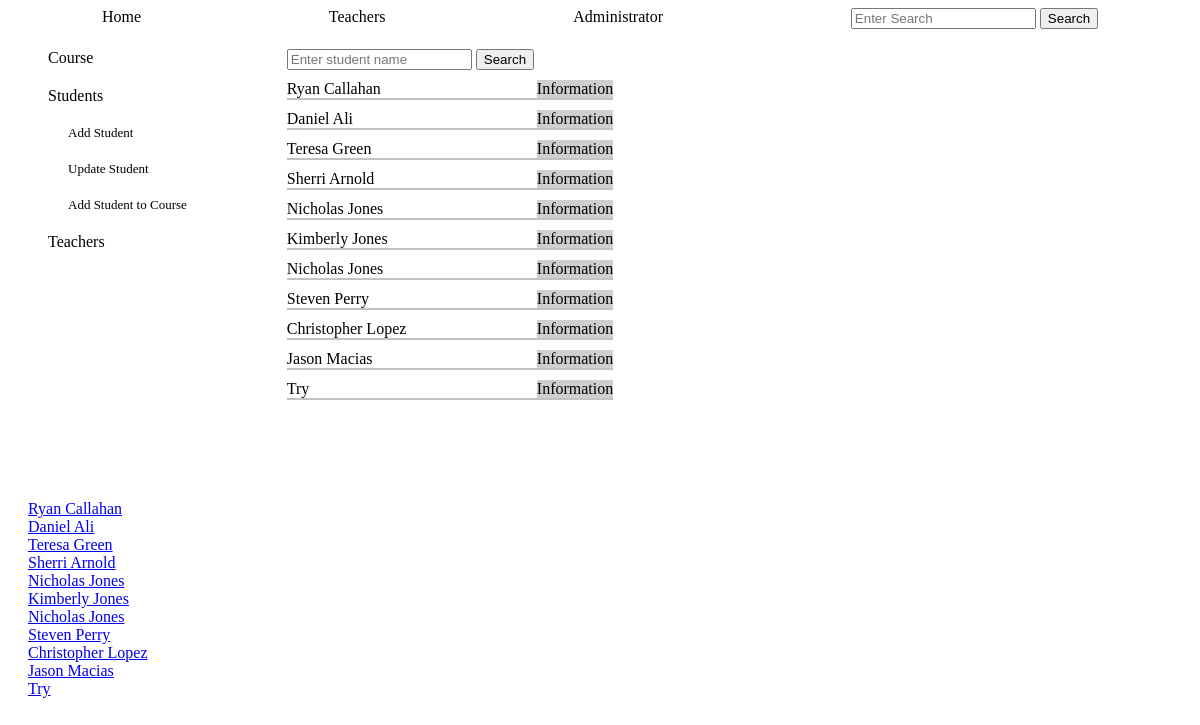
The app's page /course_student, older data.
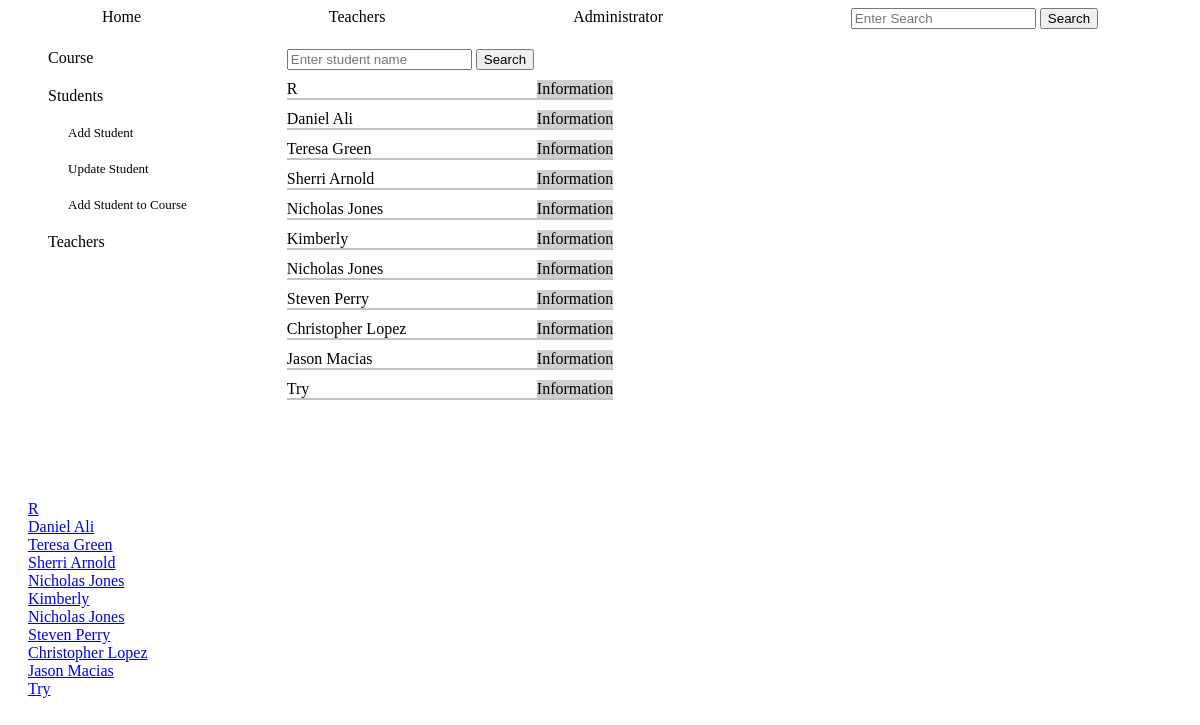
The same page, newer data.
### tables this page shows
CREATE TABLE students (
        id INTEGER PRIMARY KEY,
        name TEXT NOT NULL,
        email TEXT NOT NULL UNIQUE,
        phone TEXT
        );

### app.py (the view)
@app.route('/course_student')
def course_student():
    students=crud.read_all('students')
    return render_template('course_student.html', students=create_students_objects(students))

### crud.py (called while the page is built)
def read_all(table):
    return query(f"SELECT * FROM {table}")

### functions.py (called while the page is built)
def create_students_objects(students: list):
    students_objects=[classes.Student(student[0], student[1], student[2], student[3]) for student in students]
    return students_objects

### setup_db.py (called while the page is built)
def query(sql):
    with sqlite3.connect('students.db') as conn:
        cur=conn.cursor()
        cur.execute(sql)
        return cur.fetchall()

### templates/course_student.html
{% include "admin_students.html" %}
<div>
    {% for student in students %}
    <div><a href="/registration/{{student.tid}}">{{student.name}}</a></div>
    {% endfor %}
</div>

### templates/admin_students.html (shortened to what this page needs)
{% include "admin_nav_students.html" %}
    <div class="admin_students_main">
    <div class="student_search">
        <form action="" method="POST">
            <input type="text" name="search" placeholder="Enter student name">
            <input type="submit" value="Search">
        </form>
    </div>
    <div class="students_list">
        {% for student in students %}
        <div class="student_info">
            <div class="student_name">{{student.name}}</div>
            <a href="/student_info/{{student.tid}}">Information</a>
        </div>
        {% endfor %}
    </div>
</div>

Row changes from the older to the newer data that the page shows:
changed students (number 1 of 11 on the later page): name "Ryan Callahan" → "R"
changed students: name "Kimberly Jones" → "Kimberly"
